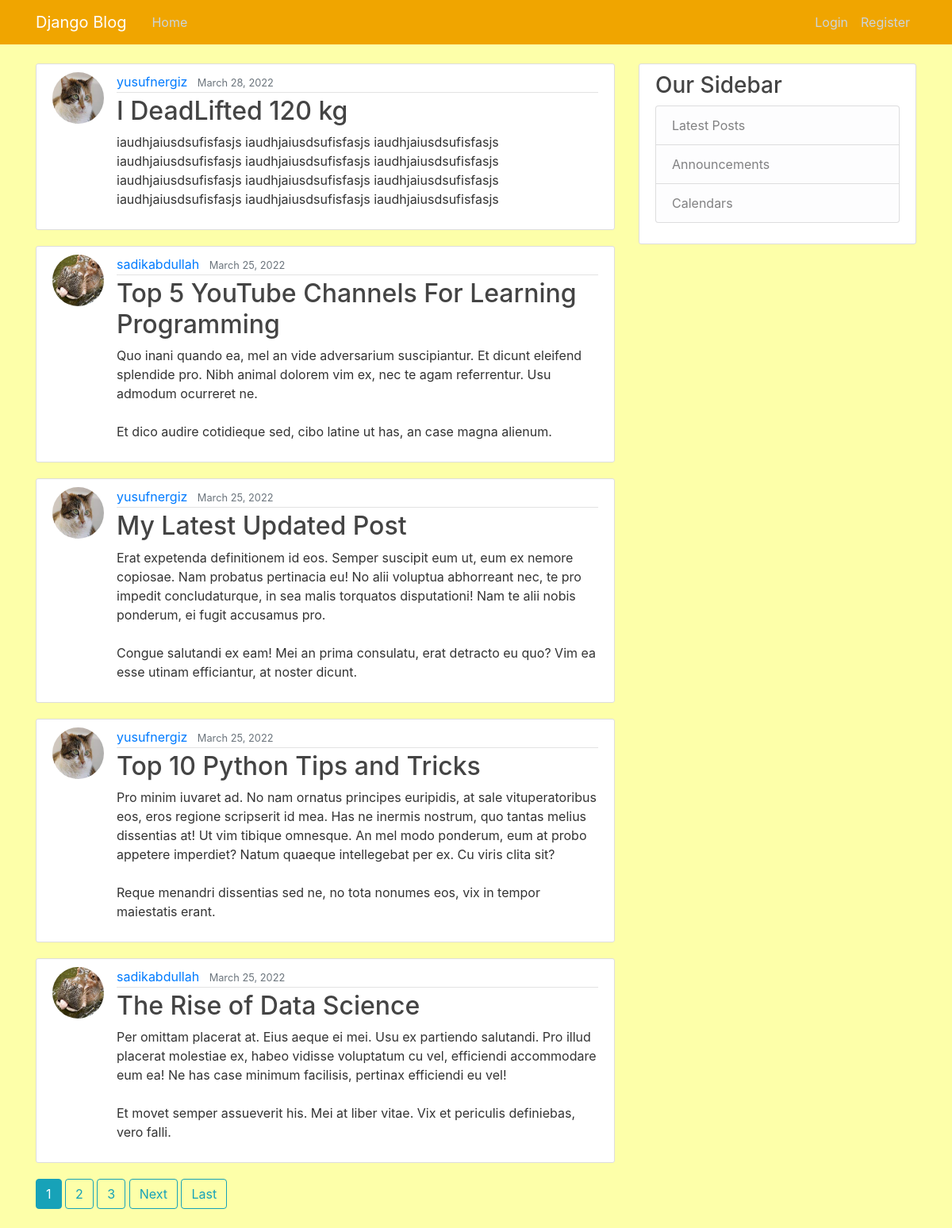
The page / on the database its author committed.
### blog/models.py (models this page shows, shortened)
class Post(models.Model):
       title = models.CharField(max_length=100)
       content = models.TextField()
       date_posted = models.DateTimeField(default=timezone.now)
       author = models.ForeignKey(User, on_delete=models.CASCADE)

### users/models.py (models this page shows, shortened)
class Profile(models.Model):
       user = models.OneToOneField(User, on_delete=models.CASCADE)
       image = models.ImageField(default="default.jpg", upload_to="profile_pics")

### blog/views.py (the view)
# urls.py: path('', PostListView.as_view(), name='blog-home'),
class PostListView(ListView):
       model = Post
       template_name = 'blog/blog-home.html' #<app>/<model>_<viewtype>.html --> default path
       context_object_name = 'posts'
       ordering = ['-date_posted']
       paginate_by = 5

### blog/templates/blog/blog-home.html (shortened to what this page needs)
{% extends "blog/base.html" %}
{% block content %}
    {% for post in posts %}
        <article class="media content-section">
          <img src="{{post.author.profile.image.url}}" class="rounded-circle article-img">
          <div class="media-body">
            <div class="article-metadata">
              <a class="mr-2" href="{% url 'users-posts' post.author.username %}">{{ post.author }}</a>
              <small class="text-muted">{{post.date_posted|date:"F d, Y"}}</small>
            </div>
            <h2><a class="article-title" href="{% url 'detail-blog' post.id %}">{{ post.title }}</a></h2>
            <p class="article-content">{{ post.content }}</p>
          </div>
        </article>
    {% endfor %}
    {% if is_paginated %}
        {% for num in page_obj.paginator.page_range %}
          {% if num == page_obj.number %}
            <a href="?page={{num}}" class="btn btn-info mb-4">{{num}}</a>
          {% elif num > page_obj.number|add:'-3' and num < page_obj.number|add:'3' %}
            <a href="?page={{num}}" class="btn btn-outline-info mb-4">{{num}}</a>
          {% endif %}
        {% endfor %}
        {% if page_obj.has_next %}
          <a href="?page={{page_obj.next_page_number}}" class="btn btn-outline-info mb-4">Next</a>
          <a href="?page={{page_obj.paginator.num_pages}}" class="btn btn-outline-info mb-4">Last</a>
        {% endif %}
    {% endif %}
{% endblock content %}

### blog/templates/blog/base.html (shortened to what this page needs)
{% load static %}
<!DOCTYPE html>
<html>
<head>
    <link rel="stylesheet" href="https://maxcdn.bootstrapcdn.com/bootstrap/4.0.0/css/bootstrap.min.css">
    <link rel="stylesheet" type="text/css" href="{% static 'blog/styles.css' %}">
</head>
<body>
    <header class="site-header">
      <nav class="navbar navbar-expand-md navbar-dark bg-steel fixed-top">
        <div class="container">
          <a class="navbar-brand mr-4" href="{% url 'blog-home' %}">Django Blog</a>
          <div class="collapse navbar-collapse" id="navbarToggle">
            <div class="navbar-nav mr-auto">
              <a class="nav-item nav-link" href="{% url 'blog-home' %}">Home</a>
            </div>
            <div class="navbar-nav">
              {% if request.user.is_authenticated %}
                <a href="{% url 'create-blog' %}" class="nav-item nav-link">New Post</a>
                <a class="nav-item nav-link" href="{% url 'logout' %}">Logout</a>
                <a class="nav-item nav-link" href="{% url 'profile' %}">Profile</a>
              {% else %}
                <a class="nav-item nav-link" href="{% url 'login' %}">Login</a>
                <a class="nav-item nav-link" href="{% url 'register-page' %}">Register</a>
              {% endif %}
            </div>
          </div>
        </div>
      </nav>
    </header>
    <main role="main" class="container">
      <div class="row">
        <div class="col-md-8">
          {% block content %}{% endblock %}
        </div>
        <div class="col-md-4">
          <div class="content-section">
            <h3>Our Sidebar</h3>
              <ul class="list-group">
                <li class="list-group-item list-group-item-light">Latest Posts</li>
                <li class="list-group-item list-group-item-light">Announcements</li>
                <li class="list-group-item list-group-item-light">Calendars</li>
              </ul>
          </div>
        </div>
      </div>
    </main>
</body>
</html>

### blog/static/blog/styles.css (style rules this page uses)
body { background: #FDFFA9; color: #333333; margin-top: 5rem; }
h1, h2, h3, h4, h5, h6 { color: #444444; }
ul { margin: 0; }
.bg-steel { background-color: #F0A500; }
.site-header .navbar-nav .nav-link { color: #cbd5db; }
.content-section { background: #ffffff; padding: 10px 20px; border: 1px solid #dddddd; border-radius: 3px; margin-bottom: 20px; word-wrap: break-word; }
.article-title { color: #444444; }
.article-content { white-space: pre-line; }
.article-img { height: 65px; width: 65px; margin-right: 16px; }
.article-metadata { padding-bottom: 1px; margin-bottom: 4px; border-bottom: 1px solid #e3e3e3 }

### rows shown on the page
Post: author.profile.image (picture), author "yusufnergiz", date_posted "March 28, 2022", title "I DeadLifted 120 kg", content "iaudhjaiusdsufisfasjs iaudhjaiusdsufisfasjs iaudhjaiusdsufisfasjs iaudhjaiusdsufisfasjs iaudhjaiusdsufisfasjs iaudhjaiusdsufisfasjs iaudhjaiusdsufisfasjs iaudhjaiusdsufisfasjs iaudhjaiusdsufisfasjs iaudhjaiusdsufisfasjs iaudhjaiusdsufisfasjs iaudhjaiusdsufisfasjs"
Post: author.profile.image (picture), author "sadikabdullah", date_posted "March 25, 2022", title "Top 5 YouTube Channels For Learning Programming", content "Quo inani quando ea, mel an vide adversarium suscipiantur. Et dicunt eleifend splendide pro. Nibh animal dolorem vim ex, nec te agam referrentur. Usu admodum ocurreret ne. Et dico audire cotidieque sed, cibo latine ut has, an case magna alienum."
Post: author.profile.image (picture), author "yusufnergiz", date_posted "March 25, 2022", title "My Latest Updated Post", content "Erat expetenda definitionem id eos. Semper suscipit eum ut, eum ex nemore copiosae. Nam probatus pertinacia eu! No alii voluptua abhorreant nec, te pro impedit concludaturque, in sea malis torquatos disputationi! Nam te alii nobis ponderum, ei fugit accusamus pro. Congue salutandi ex eam! Mei an prima consulatu, erat detracto eu quo? Vim ea esse utinam efficiantur, at noster dicunt."
Post: author.profile.image (picture), author "yusufnergiz", date_posted "March 25, 2022", title "Top 10 Python Tips and Tricks", content "Pro minim iuvaret ad. No nam ornatus principes euripidis, at sale vituperatoribus eos, eros regione scripserit id mea. Has ne inermis nostrum, quo tantas melius dissentias at! Ut vim tibique omnesque. An mel modo ponderum, eum at probo appetere imperdiet? Natum quaeque intellegebat per ex. Cu viris clita sit? Reque menandri dissentias sed ne, no tota nonumes eos, vix in tempor maiestatis erant."
Post: author.profile.image (picture), author "sadikabdullah", date_posted "March 25, 2022", title "The Rise of Data Science", content "Per omittam placerat at. Eius aeque ei mei. Usu ex partiendo salutandi. Pro illud placerat molestiae ex, habeo vidisse voluptatum cu vel, efficiendi accommodare eum ea! Ne has case minimum facilisis, pertinax efficiendi eu vel! Et movet semper assueverit his. Mei at liber vitae. Vix et periculis definiebas, vero falli."

### other values the page prints
{{ num }} "1"
{{ num }} "2" "3"
